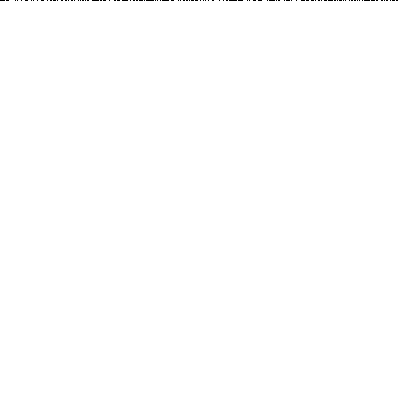
Frame 1 (no input)
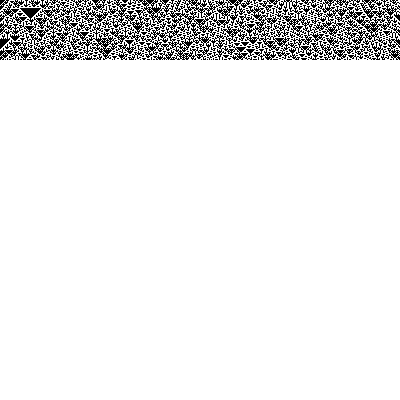
Frame 60 (no input)
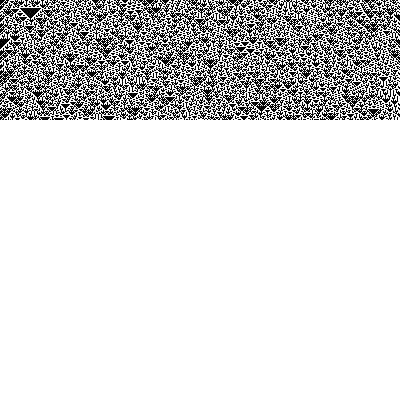
Frame 120 (the mouse pressed at the canvas centre since frame 60)

The p5.js sketch that drew these frames (run headless with seeded random() and noise() and a simulated clock; from frame 60 on, the mouse is pressed at the canvas centre):

// p5.js sketch
// ── sketch.js
let cells = [];
let cellSize = 1;
let currentRow = 0;
function setup() {
  background(0);
  createCanvas(400, 400);

  let numberOfCells = width / cellSize;

  for (let i = 0; i < numberOfCells; i++) {
    cells.push(round(random()));

  }
  frameRate(30);
}
function draw() {
  let newCells = [];
  for (let i = 0; i < cells.length; i++) {
    if (cells[i - 1] == 1 && cells[i + 1] == 1) {
      newCells[i] = 0;
    } else if(cells[i - 1] == 1 || cells[i + 1] == 1) {
      newCells[i] = 1;
    } else {
      newCells[i] = 0;
    }
  }
  cells = newCells

  for (let i = 0; i < cells.length; i++) {
    noStroke();

    if (cells[i] == 0) {
    fill('black')

  } else if (cells[i] == 1) {
    fill('white');
  }
  rect(i * cellSize, currentRow * cellSize, cellSize, cellSize);

  }

currentRow++;
}
